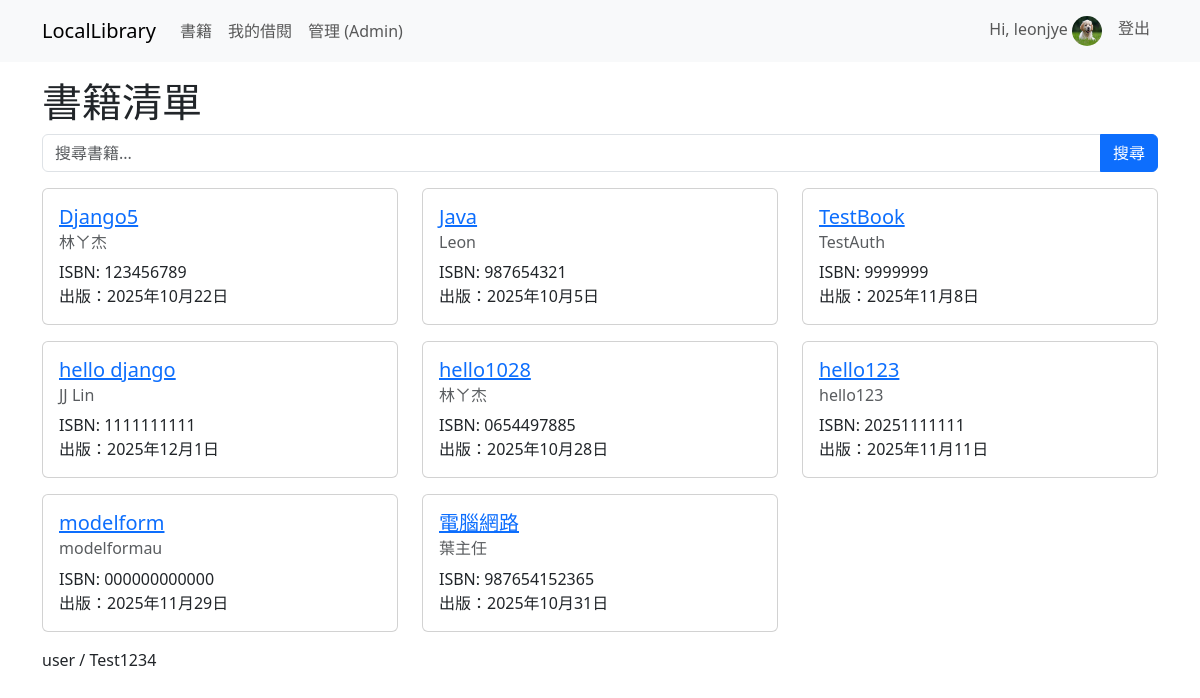
The page / (signed in) on the database its author committed.
### accounts/models.py (models this page shows, shortened)
class Profile(models.Model):
    user = models.OneToOneField(User, on_delete=models.CASCADE)
    profile_picture = models.ImageField(upload_to='profile_pics/', blank=True, null=True)

### catalog/models.py (models this page shows, shortened)
class Book(models.Model):
    title = models.CharField(max_length=200, verbose_name="隨便來個書名")
    author = models.CharField(max_length=100, verbose_name="不知作者")
    isbn = models.CharField('ISBN', max_length=13, unique=True)
    published_date = models.DateField(null=True, blank=True, verbose_name="出版日期")

### catalog/views.py (the view)
# urls.py: path('', views.book_list, name='home'),
def book_list(request):
    books = Book.objects.all().order_by('title')
    return render(request, 'book_list.html', {'books': books})

### templates/book_list.html (shortened to what this page needs)
{% extends "base.html" %}
{% block content %}
  <h1>書籍清單</h1>
  <div class="mb-3">
    <form method="get" action="{% url 'book_search' %}">
      <div class="input-group">
        <input type="text" name="q" class="form-control" placeholder="搜尋書籍..." value="{{ query|default:'' }}">
        <button class="btn btn-primary" type="submit">搜尋</button>
      </div>
    </form>
  </div>
  <div class="row">
    {% for book in books %}
      <div class="col-sm-6 col-lg-4 mb-3">
        <div class="card">
          <div class="card-body">
            <h5 class="card-title">
              <a href="{{ book.id }}">{{ book.title }}</a>
            </h5>
            <h6 class="card-subtitle mb-2 text-muted">{{ book.author }}</h6>
            <p class="card-text">ISBN: {{ book.isbn }}<br>出版：{{ book.published_date }}</p>
          </div>
        </div>
      </div>
    {% empty %}
      <p>目前沒有書籍。</p>
    {% endfor %}
  </div>
{% endblock %}

### templates/base.html (shortened to what this page needs)
<!doctype html>
<html lang="zh-Hant">
  <head>
    <link href="https://cdn.jsdelivr.net/npm/bootstrap@5.3.0/dist/css/bootstrap.min.css" rel="stylesheet">
  </head>
  <body>
    <nav class="navbar navbar-expand-lg navbar-light bg-light mb-3">
      <div class="container">
        <a class="navbar-brand" href="">LocalLibrary</a>
        <div class="collapse navbar-collapse">
          <ul class="navbar-nav me-auto">
            <li class="nav-item"><a class="nav-link" href="{% url 'book_list' %}">書籍</a></li>
            <li class="nav-item"><a class="nav-link" href="">我的借閱</a></li>
            <li class="nav-item"><a class="nav-link" href="/admin/">管理 (Admin)</a></li>
          </ul>
          <ul class="navbar-nav">
            {% if user.is_authenticated %}
              <li class="nav-item">
                <span class="nav-link">
                  Hi, {{ user.username }}
                  {% if user.profile.profile_picture %}
                    <img src="{{ user.profile.profile_picture.url }}" alt="Profile Picture" style="width: 30px; height: 30px; border-radius: 50%;">
                  {% endif %}
                </span>
              </li>
              <li class="nav-item"><a class="nav-link" href="{% url 'logout' %}">登出</a></li>
            {% else %}
              <li class="nav-item"><a class="nav-link" href="{% url 'login' %}">登入</a></li>
              <li class="nav-item"><a class="nav-link" href="{% url 'register' %}">註冊</a></li>
            {% endif %}
          </ul>
        </div>
      </div>
    </nav>
    <div class="container">
      {% block content %}{% endblock %}
      <div class='info'>
      user / Test1234
      </div>
    </div>
  </body>
</html>

### rows shown on the page
Book: title "Django5", author "林ㄚ杰", isbn "123456789", published_date "2025年10月22日"
Book: title "Java", author "Leon", isbn "987654321", published_date "2025年10月5日"
Book: title "TestBook", author "TestAuth", isbn "9999999", published_date "2025年11月8日"
Book: title "hello django", author "JJ Lin", isbn "1111111111", published_date "2025年12月1日"
Book: title "hello1028", author "林ㄚ杰", isbn "0654497885", published_date "2025年10月28日"
Book: title "hello123", author "hello123", isbn "20251111111", published_date "2025年11月11日"
Book: title "modelform", author "modelformau", isbn "000000000000", published_date "2025年11月29日"
Book: title "電腦網路", author "葉主任", isbn "987654152365", published_date "2025年10月31日"

### other values the page prints
{{ user.username }} "leonjye"
